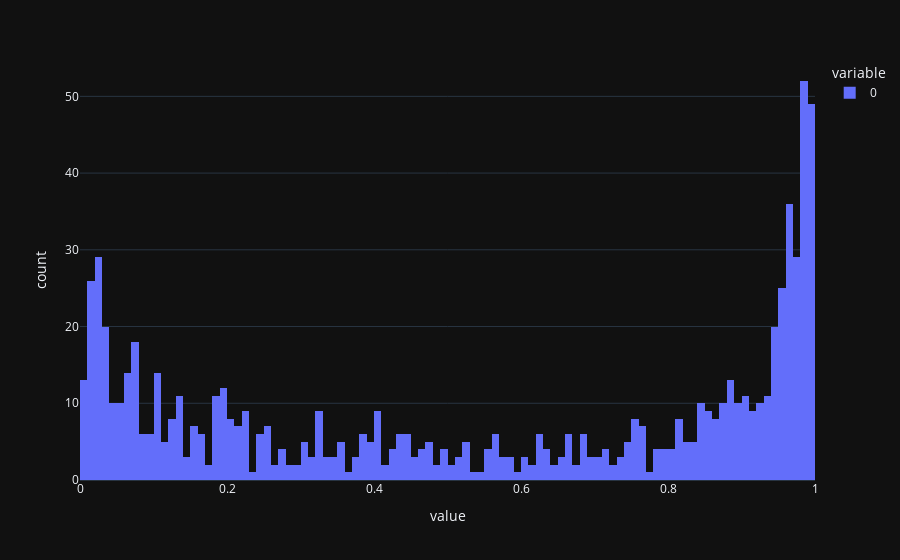

Source (notebook cell):
### Code cell
import plotly.express as px

test_features = df_feat_l4_full[df_feat_l4_full.index.to_numpy() >= date_to_timestamp("2025-03-01")]
res = side_model.predict(test_features)

fig = px.histogram(res, nbins=100)
fig.show()

### Figure 1 — Plotly figure (JSON) as saved in the notebook; plotly's stock layout.template omitted (floating-point values rounded to 4 significant figures; data arrays with more than 128 entries replaced by an {"elided": "..."} marker saying what was removed)
{"data": [{"bingroup": "x", "hovertemplate": "variable=0<br>value=%{x}<br>count=%{y}<extra></extra>", "legendgroup": "0", "marker": {"color": "#636efa", "pattern": {"shape": ""}}, "name": "0", "nbinsx": 100, "orientation": "v", "showlegend": true, "x": {"elided": "808 float values"}, "xaxis": "x", "yaxis": "y", "type": "histogram"}], "layout": {"xaxis": {"anchor": "y", "domain": [0.0, 1.0], "title": {"text": "value"}}, "yaxis": {"anchor": "x", "domain": [0.0, 1.0], "title": {"text": "count"}}, "legend": {"title": {"text": "variable"}, "tracegroupgap": 0}, "margin": {"t": 60}, "barmode": "relative"}}
